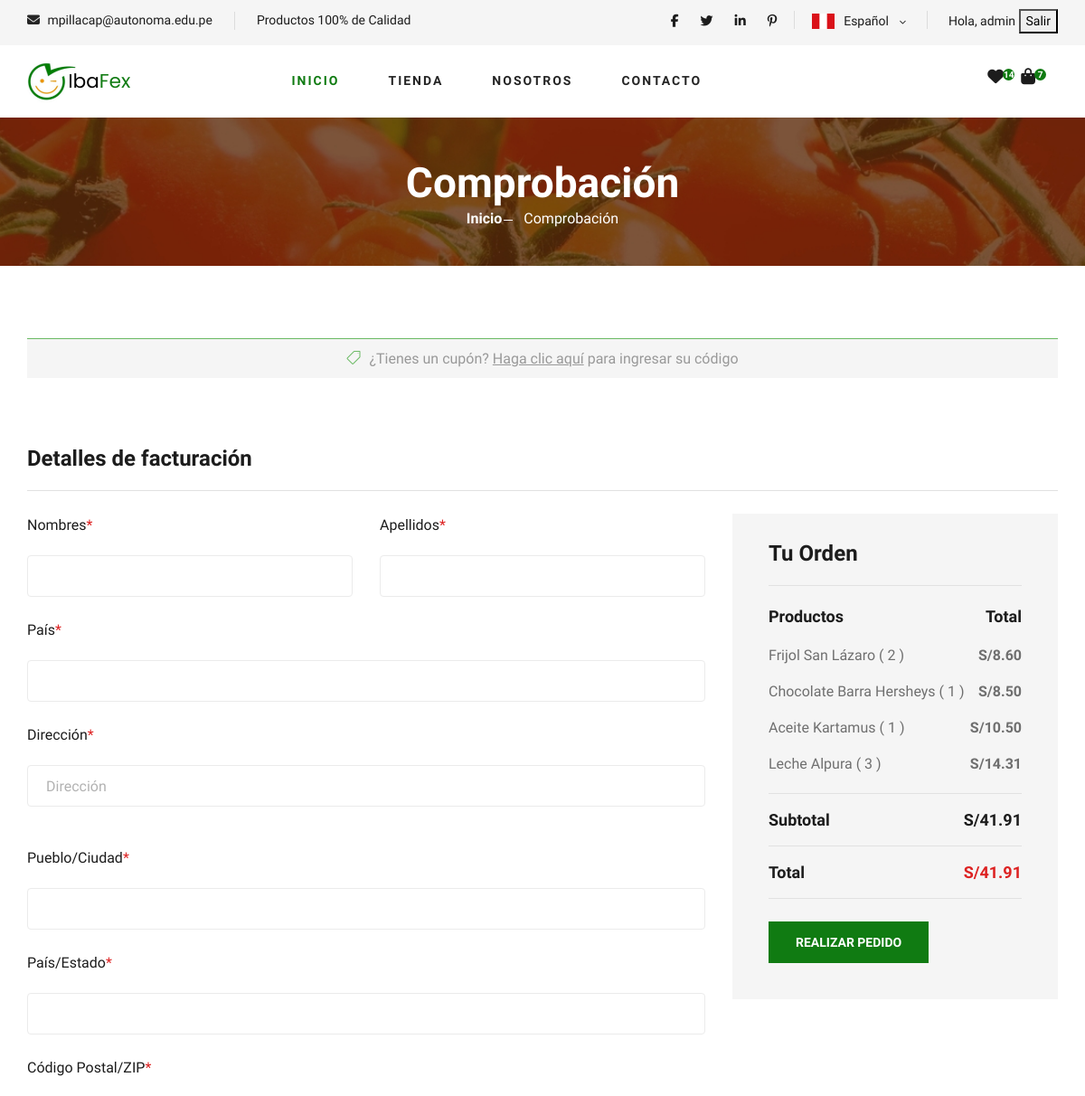
/payments/checkout/ (signed in, upper part), run on an earlier commit of the app's database.
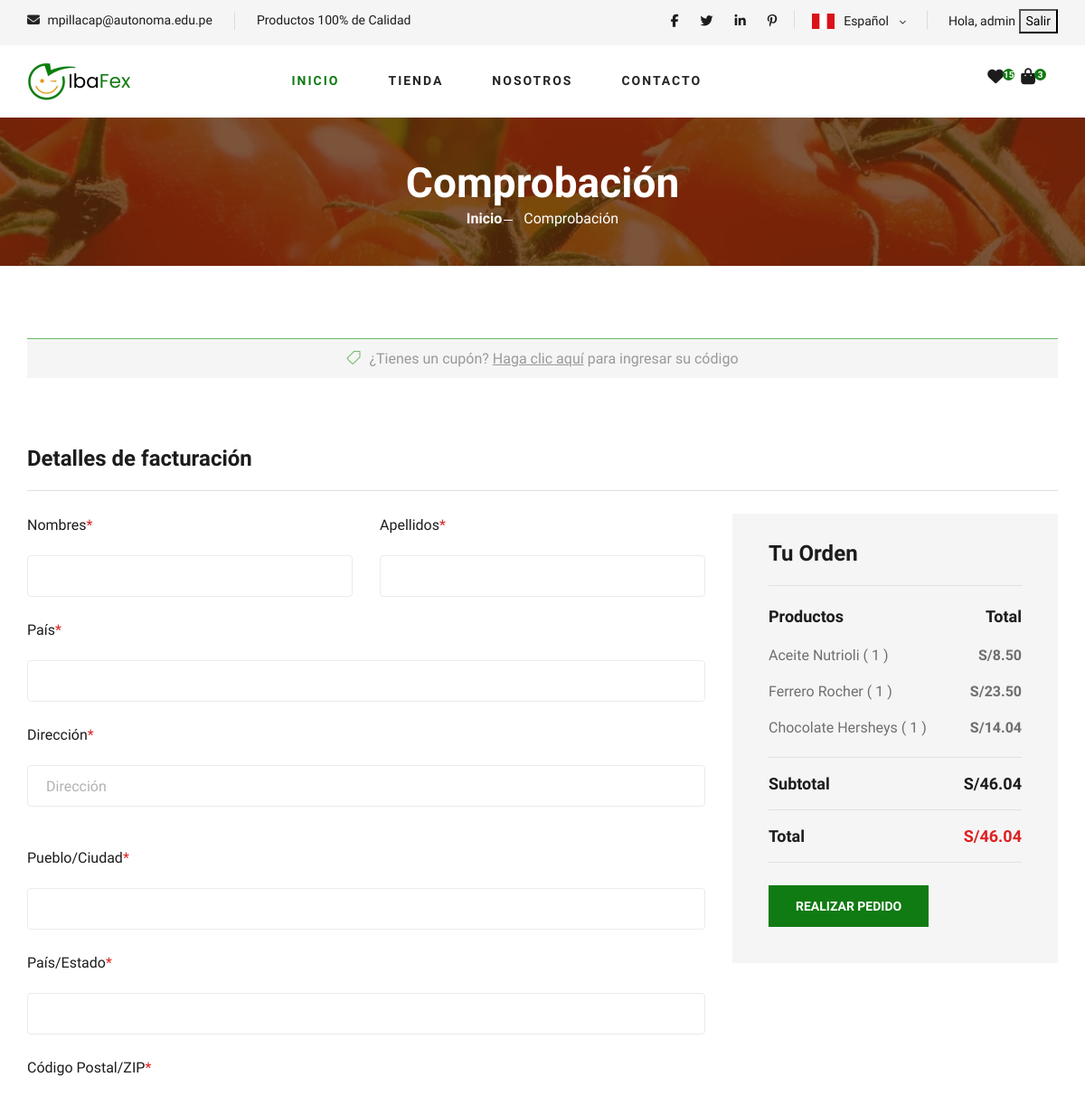
And on a later commit of the database.
### products/models.py (models this page shows, shortened)
class CartItem(models.Model):
    user = models.ForeignKey(User, on_delete=models.CASCADE)
    product = models.ForeignKey(Product, on_delete=models.CASCADE)
    quantity = models.PositiveIntegerField(default=1)
    def total_price(self):
        """Calcula el precio total usando el precio con descuento si existe."""
        if self.product.discount is not None and self.product.discount > 0:  # Verifica si discount no es None y es mayor a 0
            discounted_price = self.product.price_discount()  # Precio con descuento
            return discounted_price * self.quantity
        else:  # Sin descuento o si discount es None
            return self.product.price * self.quantity

class Product(models.Model):
    UNIT_WEIGHT = [
        ('kg', 'Kilogramo'),
        ('g', 'Gramo'),
        ('mg', 'Miligramo'),
        ('lb', 'Libra'),
        ('oz', 'Onza'),
    ]
    OPTION_DISCOUNT =  [
        (5, '5%'),
        (10, '10%'),
        (15, '15%'),
        (20, '20%'),
        (30, '30%'),
    ]
    OPTION_CATEGORY =  [
        ('Leche', 'Leche'),
        ('Aceites', 'Aceites'),
        ('Chocolates', 'Chocolates'),
        ('Frijoles', 'Frijoles'),
        ('Higiene_Dental', 'Higiene Dental'),
        ('Fórmulas Infantiles', 'Fórmulas Infantiles'),
        ('Dulces', 'Dulces'),
        ('Galleta', 'Galleta'),
        ('Productos Extras', 'Productos Extras'),
    ]
    name = models.CharField(max_length=255, verbose_name="Nombre del Producto")  # Nombre del producto
    description = models.TextField(verbose_name="Descripción del Producto")  # Descripción detallada del producto
    price = models.DecimalField(max_digits=10, decimal_places=2, verbose_name="Precio del Producto")  # Precio del producto
    brand = models.CharField(max_length=255, verbose_name="Marca del Producto")  # Marca o fabricante del producto
    stock = models.PositiveIntegerField(verbose_name="Stock del Producto")  # Cantidad de stock disponible
    image = models.ImageField(upload_to='products/', verbose_name="Imagen del Producto")  # Imagen del producto
    category = models.CharField(choices=OPTION_CATEGORY, max_length=255, verbose_name="Categoría del Producto")  # Categoría del producto (ej: "Frutas", "Verduras")
    featured = models.BooleanField(default=False, verbose_name="Producto Destacado")  # Indica si el producto es destacado o no
    date_added = models.DateTimeField(auto_now_add=True, verbose_name="Fecha")  # Fecha en que se añadió el producto
    likes = models.PositiveIntegerField(default=0, verbose_name="Me gustas del Producto")  # Número de "me gusta" o valoraciones del producto
    sales = models.PositiveIntegerField(default=0, verbose_name="Cantidad Vendida del Producto")  # Cantidad de veces que se ha vendido el producto
    weight = models.DecimalField(max_digits=20, decimal_places=2, verbose_name="Peso del Producto")
    unit_weight = models.CharField(max_length=2, verbose_name="Unidad de peso", choices=UNIT_WEIGHT)
    discount = models.PositiveIntegerField(choices=OPTION_DISCOUNT, default=0, null=True, blank=True, verbose_name="Descuento del Producto")  # Limitar las opciones de descuento # Cambié max_length y agregué un valor por defecto
    liked_by = models.ManyToManyField(User, related_name='liked_products', blank=True)  # Identificar a los usuarios que le dieron like
    def price_discount(self):
        if self.discount > 0:
            discount_decimal = Decimal(self.discount) / Decimal(100)
            result = self.price * (1 - discount_decimal)
            return round(result, 2)
        return round(self.price, 2)

class Cart(models.Model):
    user = models.OneToOneField(User, on_delete=models.CASCADE)
    items = models.ManyToManyField(CartItem, blank=True)
    def subtotal(self):
        return sum(item.total_price() for item in self.items.all())

### payments/views.py (the view)
# urls.py: path("checkout/", views.checkout , name="checkout"),
@login_required
def checkout(request):
    if request.user.is_authenticated:
        cart, created = Cart.objects.get_or_create(user=request.user)
        total_items = sum(item.quantity for item in cart.items.all())
    else:
        cart = None  # No hay carrito para usuarios no autenticados
        total_items = 0  # Por defecto, el total de productos es 0
    favorite_products_count = Product.objects.filter(liked_by=request.user).count() if request.user.is_authenticated else 0
    print(f"obtuvo esto: {favorite_products_count}")
    return render(request, "checkout.html",{
        "cart": cart,
        "total_items":total_items,
        "company_data": get_company_data(),
        "favorite_products_count":favorite_products_count,
    })

### main/views.py (called while the page is built)
def get_company_data():
    company = Company.objects.first()
    exist = Company.objects.exists()
    count = Company.objects.count()
    if exist:
        print(f"Hay solo {count} tabla en Compania")
        return company  # Obtén el primer objeto de Company
    else:
        return "No hay registro"

### payments/templates/checkout.html (shortened to what the changed rows need)
<!DOCTYPE html>
<html lang="zxx">
<head>
    {% include "head.html" %}
    {% load static %}
</head>
<body>
    {% include "header.html" %}
    <section class="breadcrumb-section set-bg" data-setbg="{% static "img/breadcrumb.jpg" %}">
        <div class="container">
            <div class="row">
                <div class="col-lg-12 text-center">
                    <div class="breadcrumb__text">
                        <h2>Comprobación</h2>
                    </div>
                </div>
            </div>
        </div>
    </section>
    <section class="checkout spad">
        <div class="container">
            <div class="checkout__form">
                <form action="{% url 'method_buy' %}" method="POST">
                    <div class="row">
                        <div class="col-lg-4 col-md-6">
                            <div class="checkout__order">
                                <ul>
                                    {% for item in cart.items.all %}
                                    <li>{{ item.product.name }} ( {{ item.quantity }} )<span>S/{{ item.total_price }}</span></li>
                                    {% endfor %}
                                </ul>
                                <div class="checkout__order__subtotal">Subtotal <span>S/{{ cart.subtotal }}</span></div>
                                <div class="checkout__order__total">Total <span>S/{{ cart.subtotal }}</span></div>
                        </div>
                        </div>
                    </div>
                </form>
            </div>
        </div>
    </section>
</body>
</html>

### main/templates/header.html (shortened to what this page needs)
{% load static %}
<header class="header">
    <div class="header__top">
        <div class="container">
            <div class="row">
                <div class="col-lg-6 col-md-6">
                    <div class="header__top__left">
                        <ul>
                            <li><i class="fa fa-envelope"></i>
                                {% if company_data != "No hay registro" %}
                                    <span>{{ company_data.email }}</span>
                                {% else %}
                                    <span>{{ company_data }}</span>
                                {% endif %}
                            </li>
                            <li>Productos 100% de Calidad</li>
                        </ul>
                    </div>
                </div>
                <div class="col-lg-6 col-md-6">
                    <div class="header__top__right">
                        <div class="header__top__right__social">
                            <a href="#"><i class="fa fa-facebook"></i></a>
                            <a href="#"><i class="fa fa-twitter"></i></a>
                            <a href="#"><i class="fa fa-linkedin"></i></a>
                            <a href="#"><i class="fa fa-pinterest-p"></i></a>
                        </div>
                        <div class="header__top__right__language">
                            <img src="{% static "img/language-spanish.png" %}" class="img-lenguage" alt="">
                            <div>Español</div>
                            <span class="arrow_carrot-down"></span>
                        </div>
                        <div class="header__top__right__auth">
                            {% if user.is_authenticated %}
                                <a class="saludar-usuario"> Hola,
                                    <span class="nombre-usuario"> {{ user.username }} </span>
                                    <button onclick="exit()">Salir</button>
                                </a>
                            {% else %}
                                <a href="{% url "login" %}"><i class="fa fa-user"></i>Inicia Sesión</a>
                            {% endif %}
                        </div>
                    </div>
                </div>
            </div>
        </div>
    </div>
    <div class="container">
        <div class="row">
            <div class="col-lg-3">
                <div class="header__logo">
                    <a href="{% url "home" %}"><img src="{% static "img/logo.png" %}" alt="Logo de IbaFex Tienda de Abarrotes en Línea"></a>
                </div>
            </div>
            <div class="col-lg-6">
                <nav class="header__menu">
                    <ul>
                        <li class="active"><a href="{% url "home" %}">Inicio</a></li>
                        <li><a href="{% url "shop-grid" %}">Tienda</a></li>
                        <li><a href="{% url "blog-details" %}">Nosotros</a></li>
                        <li><a href="{% url "contact" %}">Contacto</a></li>
                    </ul>
                </nav>
            </div>
            <div class="col-lg-3">
                <div class="header__cart">
                    <ul>
                        <li><a href="#"><i class="fa fa-heart"></i> <span>{{ favorite_products_count }}</span></a></li>
                        <li><a href="{% url 'cart_detail' %}"><i class="fa fa-shopping-bag"></i> <span>{{ total_items }}</span></a></li>
                    </ul>
                </div>
            </div>
        </div>
    </div>
</header>

What changed in the data, as far as the page shows it:
removed CartItem: product.name "Frijol San Lázaro", quantity "2", total_price "8.60"
removed CartItem: product.name "Chocolate Barra Hersheys", quantity "1", total_price "8.50"
removed CartItem: product.name "Aceite Kartamus", quantity "1", total_price "10.50"
removed CartItem: product.name "Leche Alpura", quantity "3", total_price "14.31"
added CartItem: product.name "Aceite Nutrioli", quantity "1", total_price "8.50"
added CartItem: product.name "Ferrero Rocher", quantity "1", total_price "23.50"
added CartItem: product.name "Chocolate Hersheys", quantity "1", total_price "14.04"
computed for Cart: subtotal "41.91" → "46.04"
Also different on the page:
{{ favorite_products_count }}: "14" → "15"
{{ total_items }}: "7" → "3"
